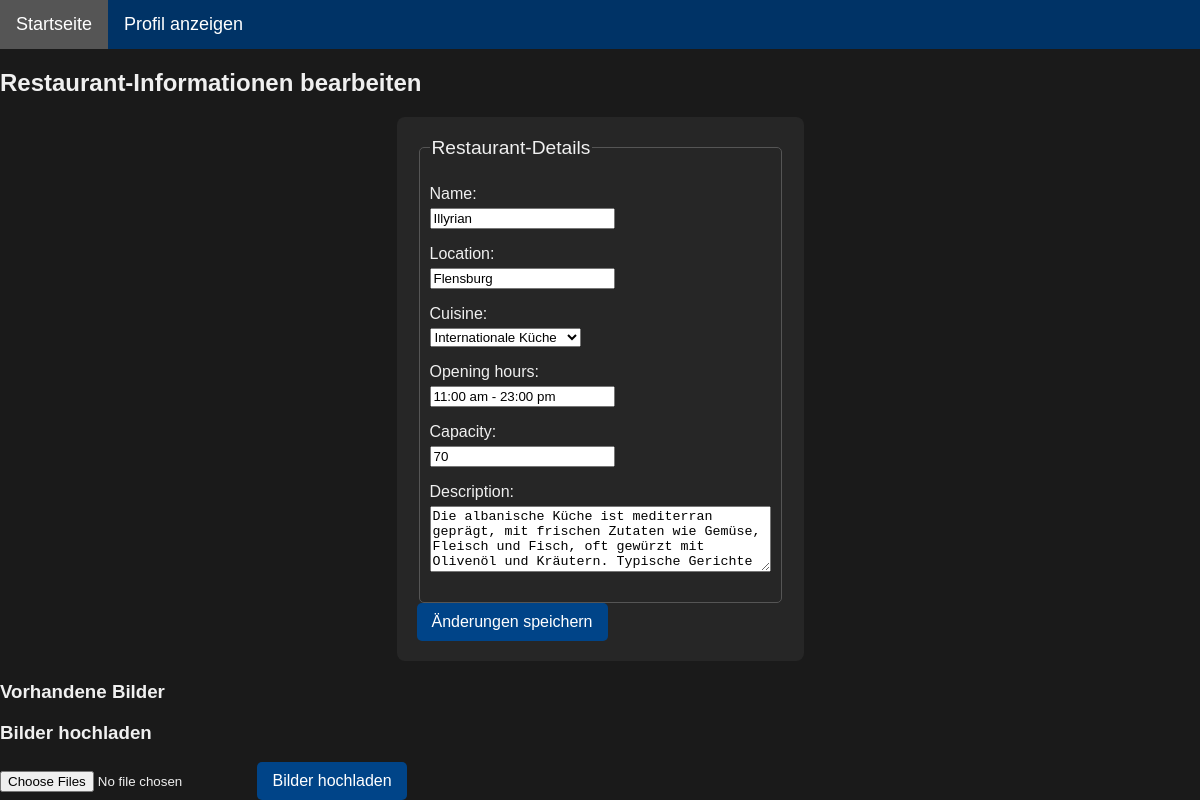
The app's page /restaurant/restaurant/3/change_restaurant/ (signed in), older data.
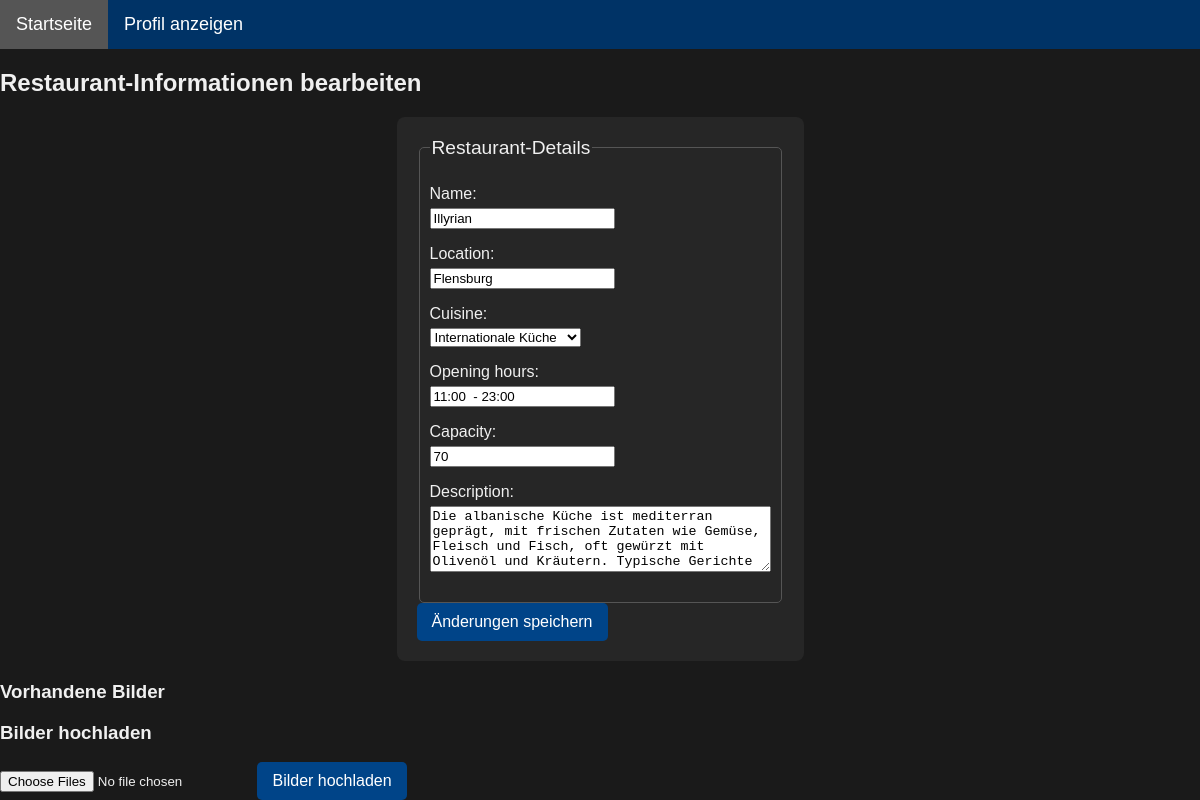
The same page, newer data.
### restaurant/models.py (models this page shows, shortened)
class Restaurant(models.Model):
    owner = models.ForeignKey(UserProfile, on_delete=models.CASCADE, related_name='owned_restaurants')
    name = models.CharField(max_length=100)
    location = models.CharField(max_length=100)
    cuisine = models.CharField(max_length=50, choices=Choices.PREFERENCE_CHOICES)
    description = models.TextField(blank=True)
    opening_hours = models.CharField(max_length=100)
    contact_info = models.CharField(max_length=100)
    capacity = models.IntegerField(default=0)

### restaurant/views.py (the view)
# urls.py: path('restaurant/<int:restaurant_id>/change_restaurant/', views.change_restaurant, name='change_restaurant'),
@login_required
def change_restaurant(request, restaurant_id):
    restaurant = get_object_or_404(Restaurant, id=restaurant_id, owner__user=request.user)
    ImageFormSet = modelformset_factory(RestaurantImage, form=RestaurantImageForm, extra=3)
    if request.method == 'POST':
        form = RestaurantForm(request.POST, instance=restaurant)
        if form.is_valid():
            form.save()
            return redirect('restaurant_list')
    else:
        form = RestaurantForm(instance=restaurant)
        formset = ImageFormSet(queryset=RestaurantImage.objects.filter(restaurant=restaurant))
    return render(request, 'restaurant/change_restaurant.html', {'form': form, 'formset': formset, 'restaurant' : restaurant})

### restaurant/forms.py
class RestaurantForm(forms.ModelForm):
    class Meta:
        model = Restaurant
        fields = ['name', 'location', 'cuisine', 'opening_hours', 'capacity', 'description']
        widgets = {
            'description': forms.Textarea(attrs={'rows': 4}),
        }

### restaurant/templates/restaurant/change_restaurant.html (shortened to what this page needs)
{% extends 'restaurant/base.html' %}
{%load static%}
{% block content %}
  <h2>Restaurant-Informationen bearbeiten</h2>
  <form method="post" enctype="multipart/form-data" id="restaurantForm" class="form">
    <fieldset>
      <legend>Restaurant-Details</legend>
      {{ form.as_p }}
    </fieldset>
    <button type="submit" class="save-btn">Änderungen speichern</button>
  </form>
  <h3>Vorhandene Bilder</h3>
  <h3>Bilder hochladen</h3>
  <input type="file" name="images" id="images" multiple>
  <button type="button" onclick="uploadImages()">Bilder hochladen</button>
{% endblock %}

Row changes from the older to the newer data that the page shows:
changed Restaurant "Illyrian": opening_hours "11:00 am - 23:00 pm" → "11:00 - 23:00"
